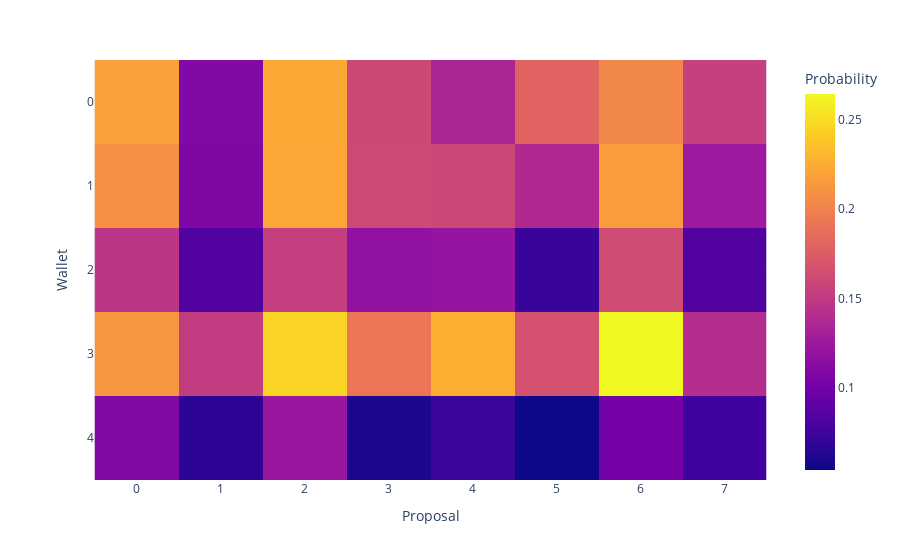

Write notebook code for a chart like this one.
### Code cell
probability_fig = px.imshow(
    wallet_proposal_matrix,
    labels={"origin": [1,1], "x": "Proposal", "y": "Wallet", "color": "Probability"},
)
probability_fig.show()

### Figure 1 — Plotly figure (JSON) as saved in the notebook; plotly's stock layout.template omitted (floating-point values rounded to 4 significant figures)
{"data": [{"coloraxis": "coloraxis", "hovertemplate": "Proposal: %{x}<br>Wallet: %{y}<br>Probability: %{z}<extra></extra>", "type": "heatmap", "z": [[0.2178, 0.1089, 0.2231, 0.1605, 0.1346, 0.1792, 0.2025, 0.1548], [0.2088, 0.108, 0.2214, 0.1615, 0.1594, 0.1373, 0.2158, 0.1254], [0.1464, 0.0833, 0.1531, 0.1178, 0.1206, 0.07227, 0.1634, 0.08333], [0.2115, 0.1515, 0.2459, 0.1922, 0.2269, 0.1675, 0.2643, 0.141], [0.1089, 0.06727, 0.1235, 0.06067, 0.0728, 0.05406, 0.102, 0.07545]]}], "layout": {"coloraxis": {"colorbar": {"title": {"text": "Probability"}}, "colorscale": [[0, "#0d0887"], [0.1111, "#46039f"], [0.2222, "#7201a8"], [0.3333, "#9c179e"], [0.4444, "#bd3786"], [0.5556, "#d8576b"], [0.6667, "#ed7953"], [0.7778, "#fb9f3a"], [0.8889, "#fdca26"], [1, "#f0f921"]]}, "margin": {"t": 60}, "xaxis": {"constrain": "domain", "scaleanchor": "y", "title": {"text": "Proposal"}}, "yaxis": {"autorange": "reversed", "constrain": "domain", "title": {"text": "Wallet"}}}}
